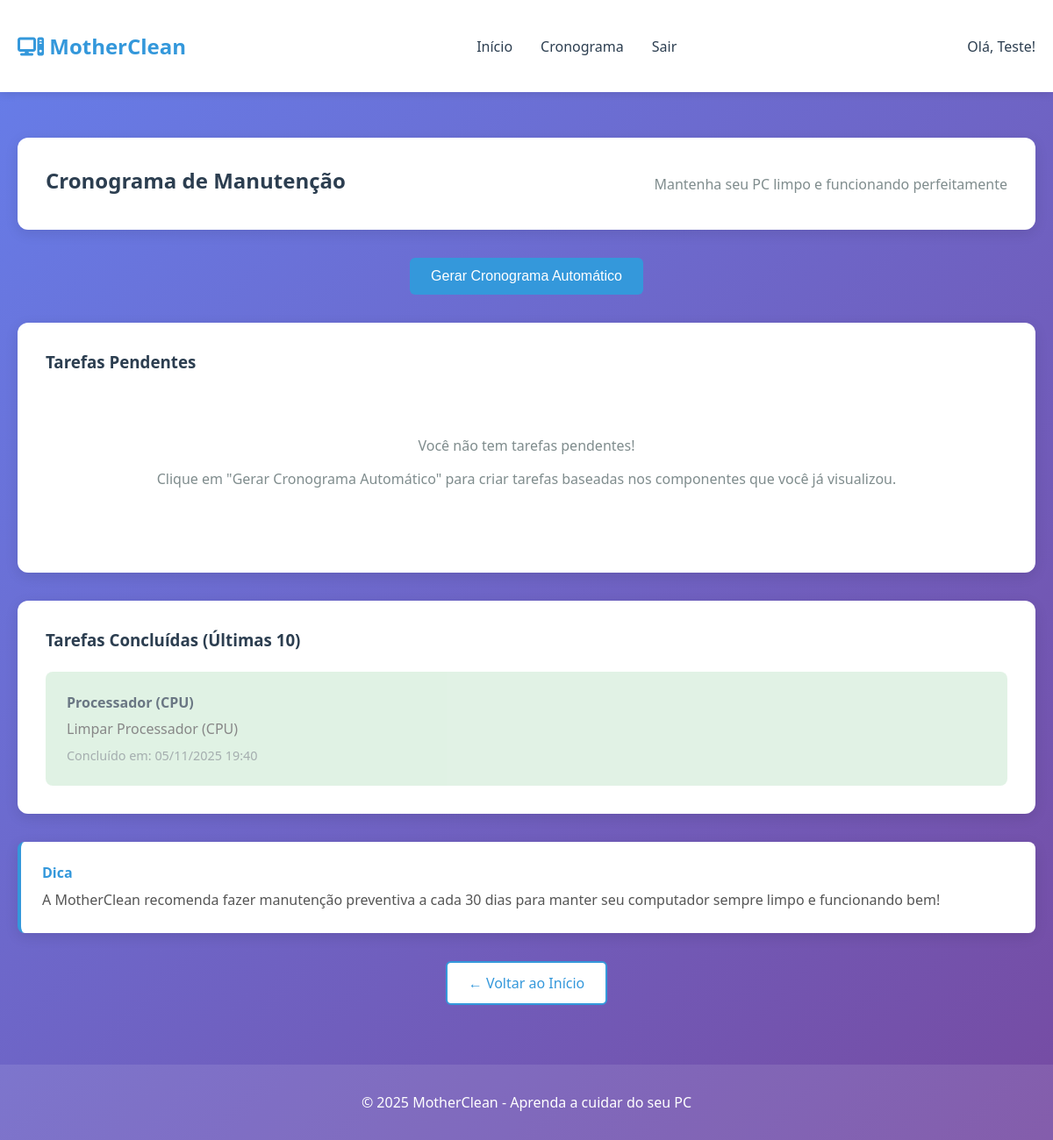
The app's page /cronograma/ (signed in) with its own data.
### core/models.py (models this page shows, shortened)
class Usuario(AbstractUser):
    data_cadastro = models.DateTimeField(auto_now_add=True)
    ultimo_acesso = models.DateTimeField(null=True, blank=True)
    class Meta:
        verbose_name = 'Usuário'
        verbose_name_plural = 'Usuários'

class TarefaManutencao(models.Model):
    usuario = models.ForeignKey(Usuario, on_delete=models.CASCADE, related_name='tarefas')
    componente = models.ForeignKey(Componente, on_delete=models.CASCADE)
    descricao = models.CharField(max_length=200)
    data_criacao = models.DateTimeField(auto_now_add=True)
    data_agendada = models.DateField()
    concluida = models.BooleanField(default=False)
    data_conclusao = models.DateTimeField(null=True, blank=True)
    class Meta:
        verbose_name = 'Tarefa de Manutenção'
        verbose_name_plural = 'Tarefas de Manutenção'
        ordering = ['data_agendada', 'concluida']

class Componente(models.Model):
    nome = models.CharField(max_length=100)
    descricao = models.TextField()
    instrucoes_limpeza = models.TextField(help_text="Como limpar este componente")
    imagem_url = models.CharField(max_length=500, blank=True)
    video_youtube = models.CharField(max_length=500, blank=True, help_text="Link do vídeo do YouTube")
    ordem_exibicao = models.IntegerField(default=0, help_text="Ordem de exibição no gabinete")
    ativo = models.BooleanField(default=True)
    class Meta:
        verbose_name = 'Componente'
        verbose_name_plural = 'Componentes'
        ordering = ['ordem_exibicao']

### core/views.py (the view)
# urls.py: path('cronograma/', views.cronograma_view, name='cronograma'),
@login_required
def cronograma_view(request):
    tarefas_pendentes = TarefaManutencao.objects.filter(
        usuario=request.user,
        concluida=False
    ).order_by('data_agendada')
    tarefas_concluidas = TarefaManutencao.objects.filter(
        usuario=request.user,
        concluida=True
    ).order_by('-data_conclusao')[:10]  # Últimas 10
    context = {
        'tarefas_pendentes': tarefas_pendentes,
        'tarefas_concluidas': tarefas_concluidas,
    }
    return render(request, 'cronograma.html', context)

### core/templates/cronograma.html (shortened to what this page needs)
    {% extends 'base.html' %}
{% block content %}
<div class="container">
    <div class="page-header">
        <h2>Cronograma de Manutenção</h2>
        <p>Mantenha seu PC limpo e funcionando perfeitamente</p>
    </div>
    <div class="cronograma-actions">
        <form method="POST" action="{% url 'gerar_cronograma' %}">
            <button type="submit" class="btn btn-primary">
                Gerar Cronograma Automático
            </button>
        </form>
    </div>
    <div class="cronograma-content">
        <div class="tarefas-section">
            <h3>Tarefas Pendentes</h3>
            {% if tarefas_pendentes %}
            <div class="tarefas-list">
                {% for tarefa in tarefas_pendentes %}
                <div class="tarefa-card">
                    <div class="tarefa-info">
                        <h4>{{ tarefa.componente.nome }}</h4>
                        <p>{{ tarefa.descricao }}</p>
                        <span class="tarefa-data">
                            Agendado para: {{ tarefa.data_agendada|date:"d/m/Y" }}
                        </span>
                    </div>
                    <div class="tarefa-actions">
                        <form method="POST" action="{% url 'tarefa_concluir' tarefa.id %}" class="inline-form">
                            {% csrf_token %}
                            <button type="submit" class="btn btn-success btn-sm">✓ Concluir</button>
                        </form>
                        <form method="POST" action="{% url 'tarefa_deletar' tarefa.id %}" class="inline-form">
                            {% csrf_token %}
                            <button type="submit" class="btn btn-danger btn-sm" onclick="return confirm('Tem certeza que deseja remover esta tarefa?')">✕ Remover</button>
                        </form>
                    </div>
                </div>
                {% endfor %}
            </div>
            {% else %}
            <div class="empty-state">
                <p>Você não tem tarefas pendentes!</p>
                <p>Clique em "Gerar Cronograma Automático" para criar tarefas baseadas nos componentes que você já visualizou.</p>
            </div>
            {% endif %}
        </div>
        <div class="tarefas-section">
            <h3>Tarefas Concluídas (Últimas 10)</h3>
            {% if tarefas_concluidas %}
            <div class="tarefas-list tarefas-concluidas">
                {% for tarefa in tarefas_concluidas %}
                <div class="tarefa-card completed">
                    <div class="tarefa-info">
                        <h4>{{ tarefa.componente.nome }}</h4>
                        <p>{{ tarefa.descricao }}</p>
                        <span class="tarefa-data">
                            Concluído em: {{ tarefa.data_conclusao|date:"d/m/Y H:i" }}
                        </span>
                    </div>
                </div>
                {% endfor %}
            </div>
            {% else %}
            <div class="empty-state">
                <p>Nenhuma tarefa concluída ainda.</p>
            </div>
            {% endif %}
        </div>
    </div>
    <div class="cronograma-info">
        <div class="info-box">
            <h4> Dica</h4>
            <p>A MotherClean recomenda fazer manutenção preventiva a cada 30 dias para manter seu computador sempre limpo e funcionando bem!</p>
        </div>
    </div>
    <div class="navigation-buttons">
        <a href="{% url 'home' %}" class="btn btn-outline">← Voltar ao Início</a>
    </div>
</div>
{% endblock %}

### core/templates/base.html (shortened to what this page needs)
{% load static %}
<!DOCTYPE html>
<html lang="pt-br">
<head>
    <link rel="stylesheet" href="{% static 'css/style.css' %}">
    <link rel="stylesheet" href="https://cdnjs.cloudflare.com/ajax/libs/font-awesome/6.5.0/css/all.min.css">
</head>
<body>
    {% if user.is_authenticated %}
    <nav class="navbar">
        <div class="container">
            <div class="nav-brand">
                <h1><i class="fa-solid fa-computer"></i> MotherClean</h1>
            </div>
            <ul class="nav-menu">
                <li><a href="{% url 'home' %}" class="nav-link">Início</a></li>
                <li><a href="{% url 'cronograma' %}" class="nav-link">Cronograma</a></li>
                <li><a href="{% url 'logout' %}" class="nav-link">Sair</a></li>
            </ul>
            <div class="user-info">
                <span>Olá, {{ user.username }}!</span>
            </div>
        </div>
    </nav>
    {% endif %}
    <main class="main-content">
        {% block content %}
        {% endblock %}
    </main>
    <footer class="footer">
        <p>&copy; 2025 MotherClean - Aprenda a cuidar do seu PC</p>
    </footer>
</body>
</html>

### core/static/css/style.css (style rules this page uses)
* { margin: 0; padding: 0; box-sizing: border-box; }
:root { --primary: #3498db; --secondary: #2ecc71; --danger: #e74c3c; --warning: #f39c12; --dark: #2c3e50; --light: #ecf0f1; --border: #bdc3c7; --success: #27ae60; }
body { font-family: 'Segoe UI', Tahoma, Geneva, Verdana, sans-serif; background: linear-gradient(135deg, #667eea 0%, #764ba2 100%); min-height: 100vh; color: #333; }
.container { max-width: 1200px; margin: 0 auto; padding: 20px; }
.navbar { background: white; box-shadow: 0 2px 10px rgba(0,0,0,0.1); padding: 1rem 0; margin-bottom: 2rem; }
.navbar .container { display: flex; justify-content: space-between; align-items: center; }
.nav-brand h1 { color: var(--primary); font-size: 1.5rem; }
.nav-menu { display: flex; list-style: none; gap: 2rem; }
.nav-link { color: var(--dark); text-decoration: none; font-weight: 500; transition: color 0.3s; }
.user-info { color: var(--dark); font-weight: 500; }
.main-content { min-height: calc(100vh - 200px); }
.btn { display: inline-block; padding: 0.75rem 1.5rem; border: none; border-radius: 6px; font-size: 1rem; font-weight: 500; cursor: pointer; text-decoration: none; text-align: center; transition: all 0.3s; }
.btn-primary { background: var(--primary); color: white; }
.btn-outline { background: white; color: var(--primary); border: 2px solid var(--primary); }
.page-header { background: white; padding: 2rem; border-radius: 12px; margin-bottom: 2rem; box-shadow: 0 4px 15px rgba(0,0,0,0.1); display: flex; justify-content: space-between; align-items: center; gap: 2rem; }
.page-header h2 { color: var(--dark); margin-bottom: 0.5rem; grid-column: 1; }
.page-header p { color: #7f8c8d; grid-column: 1; }
.cronograma-actions { margin-bottom: 2rem; text-align: center; }
.cronograma-content { display: grid; gap: 2rem; }
.tarefas-section { background: white; padding: 2rem; border-radius: 12px; box-shadow: 0 4px 15px rgba(0,0,0,0.1); }
.tarefas-section h3 { color: var(--dark); margin-bottom: 1.5rem; }
.tarefas-list { display: grid; gap: 1rem; }
.tarefa-card { background: var(--light); padding: 1.5rem; border-radius: 8px; display: flex; justify-content: space-between; align-items: center; transition: transform 0.3s; }
.tarefa-card.completed { opacity: 0.7; background: #d4edda; }
.tarefa-info h4 { color: var(--dark); margin-bottom: 0.5rem; }
.tarefa-info p { color: #555; margin-bottom: 0.5rem; }
.tarefa-data { color: #7f8c8d; font-size: 0.9rem; }
.cronograma-info { margin: 2rem 0; }
.info-box { background: white; padding: 1.5rem; border-radius: 8px; border-left: 4px solid var(--primary); box-shadow: 0 4px 15px rgba(0,0,0,0.1); }
.info-box h4 { color: var(--primary); margin-bottom: 0.5rem; }
.info-box p { color: #555; line-height: 1.6; }
.navigation-buttons { margin-top: 2rem; text-align: center; }
.empty-state { text-align: center; padding: 3rem; color: #7f8c8d; }
.empty-state p { margin-bottom: 1rem; }
.footer { background: rgba(255,255,255,0.1); color: white; text-align: center; padding: 2rem; margin-top: 3rem; }

### records on screen
Usuario: username "Teste"
TarefaManutencao: componente.nome "Processador (CPU)", descricao "Limpar Processador (CPU)", data_conclusao "05/11/2025 19:40"
